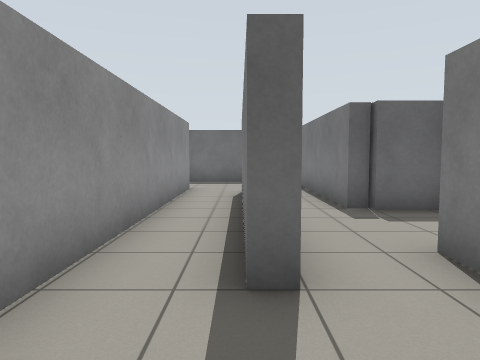
view 1 (above)

20 first-person views from a walk through a Gazebo world. The camera is 1 m above the floor, tilts 4° down and sees 70° across. The floor is counted in squares, 1 m on a side. Each view is taken from the middle of a square. On the plan, view 1 faces up. The plan holds only what a view shows up to about 13 squares ahead; the rest is blank.

view 2
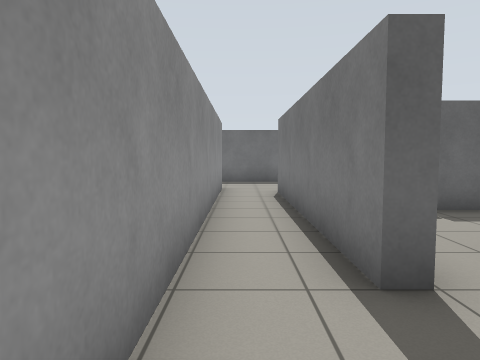

view 3
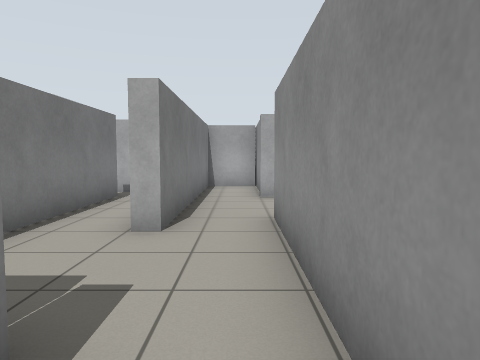

view 4
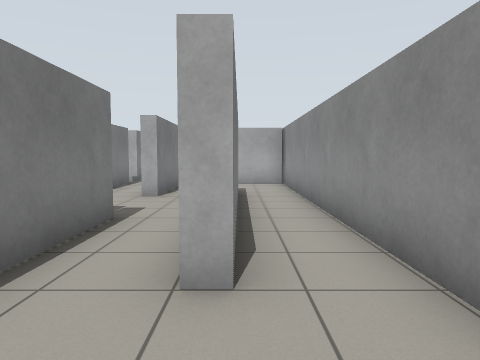

view 5
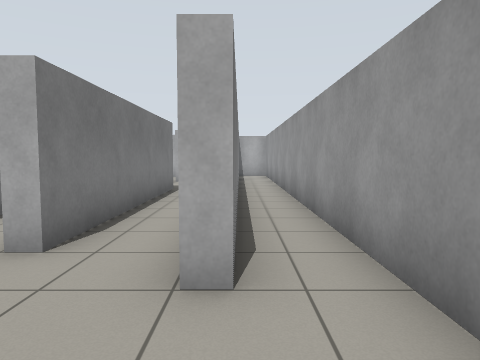

view 6
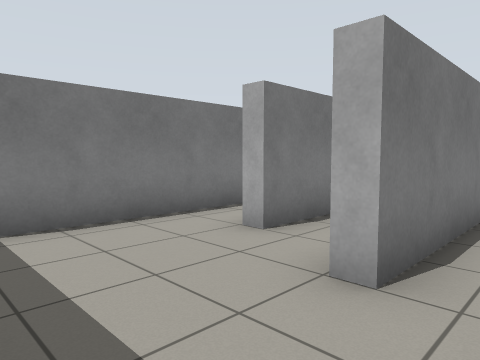

view 7
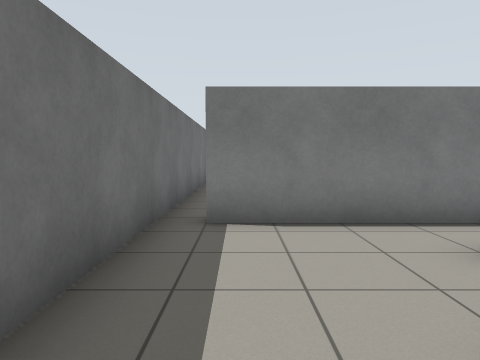

view 8
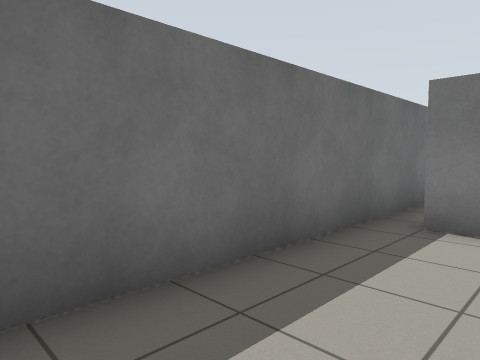

view 9
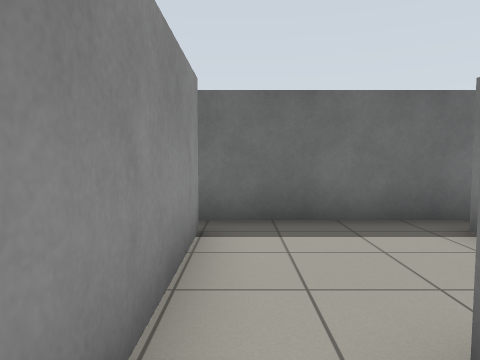

view 10
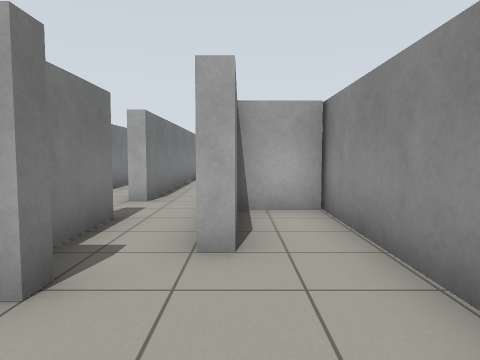

view 11
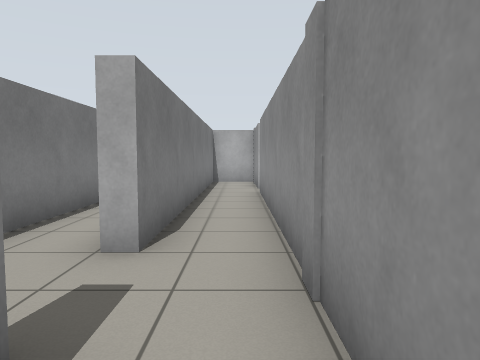

view 12
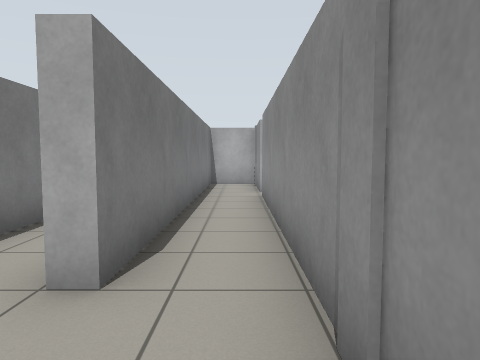

view 13
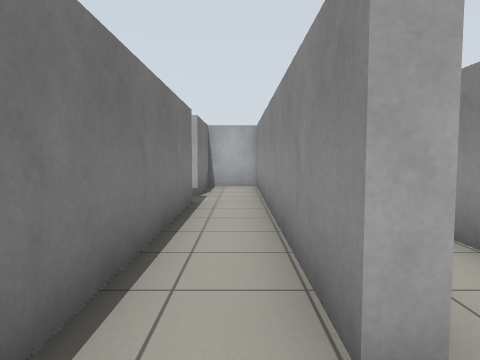

view 14
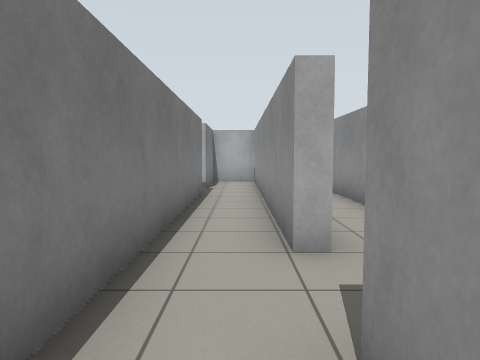

view 15
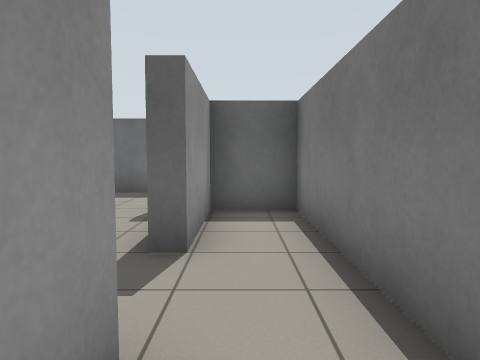

view 16
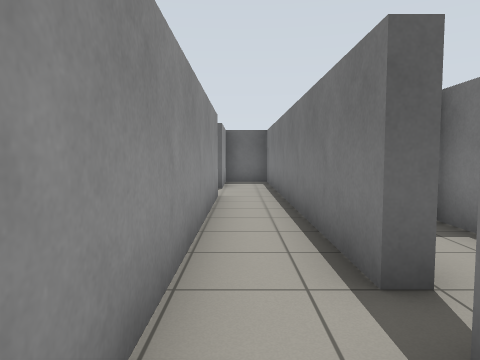

view 17
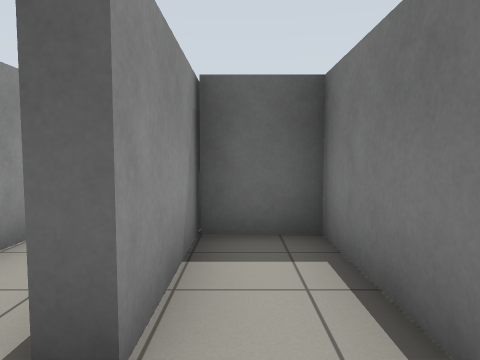

view 18
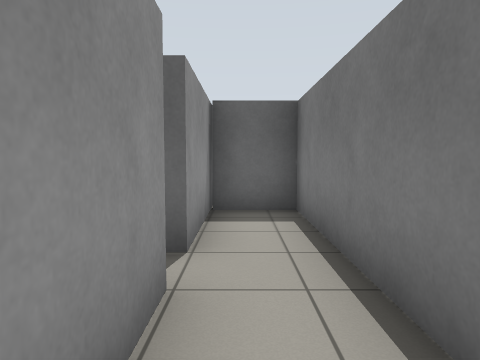

view 19
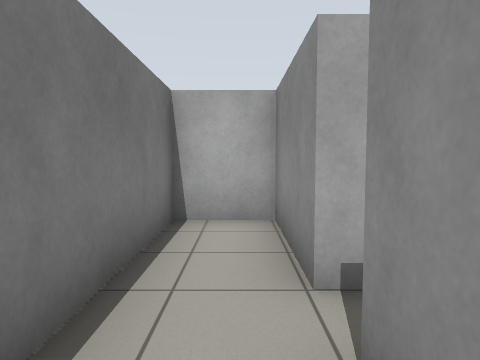

view 20
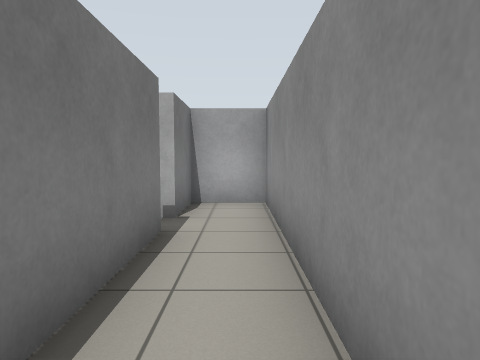

### Floor plan
Ten units are one square. View 1 is at (0, 0); x grows to the right and y downward. Boxes are objects, and circles mark ways between rooms. Rooms are numbered by the first view taken in them; rooms with no view inside come last. Other rooms are left out.
<svg viewBox="-38 -138 144 186">
<path fill="none" stroke="#000" d="M4 -35 4 -25 0 -25 0 -95M-15 -95 -15 3 4 3 4 33 20 33 20 -35M20 -35 25 -35M24 -32 24 33 40 33 40 15 45 15M38 -63 25 -63 25 -65 20 -65 20 -95M4 -72 4 -35M40 5 40 -38M-20 -69 -20 -105 -15 -105 -15 -95M-33 -112 -33 -2M0 -95 5 -95M20 -95 20 -125M24 -133 -26 -133M55 -102 55 -108M24 -125 24 -65M64 -133 24 -133M60 -75 60 -94M25 -67 40 -67 40 -95 45 -95M85 5 80 5 80 -103 65 -103 65 -75M65 -55 65 43 80 43 80 15 85 15M85 15 85 43 101 43 101 -23 85 -23M85 -29 85 5M45 18 45 34M65 -75 60 -75M45 -82 45 5M44 43 60 43 60 -55 65 -55"/>
<circle cx="10" cy="-30" r="3" fill="#2a7"/>
<circle cx="-10" cy="-100" r="3" fill="#2a7"/>
<circle cx="10" cy="-100" r="3" fill="#2a7"/>
<circle cx="40" cy="10" r="3" fill="#2a7"/>
<circle cx="20" cy="-130" r="3" fill="#2a7"/>
<circle cx="50" cy="-85" r="3" fill="#2a7"/>
<circle cx="80" cy="10" r="3" fill="#2a7"/>
<circle cx="60" cy="-65" r="3" fill="#2a7"/>
<text x="0" y="-20">1</text>
<text x="20" y="-40">2</text>
<text x="-30" y="-80">3</text>
<text x="40" y="-110">4</text>
<text x="70" y="-20">5</text>
<text x="90" y="10">6</text>
<text x="50" y="-20">7</text>
</svg>
Room 1 opens to room 2. Room 1 opens to room 3. Room 2 opens to room 3. Room 2 opens to room 7. Room 3 opens to room 4. Room 4 opens to room 7. Room 5 opens to room 6. Room 5 opens to room 7.

Where each view was taken, in squares from view 1:
view 1: 0 up, 0 right, facing up
view 2: 0 up, 1 left, facing up
view 3: 8 up, 1 right, facing down
view 4: 12 up, 0 right, facing down
view 5: 13 up, 2 left, facing down
view 6: 13 up, 3 left, facing down-right
view 7: 12 up, 3 left, facing right
view 8: 11 up, 3 left, facing up-right
view 9: 8 up, 3 right, facing up
view 10: 13 up, 4 right, facing down
view 11: 9 up, 5 right, facing down
view 12: 8 up, 5 right, facing down
view 13: 7 up, 7 right, facing down
view 14: 9 up, 7 right, facing down
view 15: 4 up, 7 right, facing up
view 16: 3 down, 7 right, facing up
view 17: 2 down, 9 right, facing up
view 18: 4 down, 9 right, facing up
view 19: 1 up, 9 right, facing down
view 20: 4 up, 3 right, facing down
